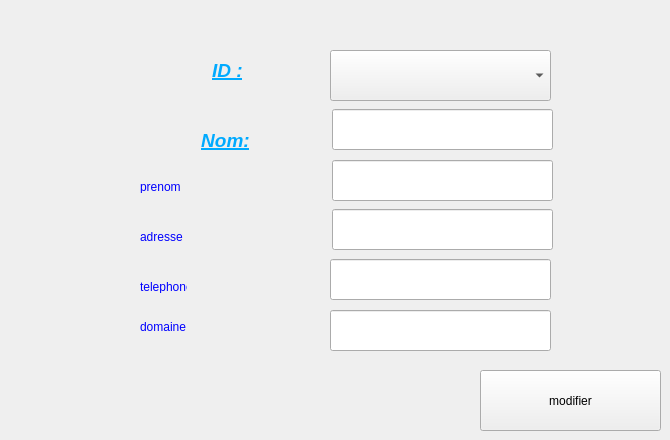
      <widget class="QWidget" name="tab_10">
       <attribute name="title">
        <string>modifier un fournisseur</string>
       </attribute>
       <widget class="QLabel" name="label_15">
        <property name="geometry">
         <rect>
          <x>140</x>
          <y>50</y>
          <width>175</width>
          <height>41</height>
         </rect>
        </property>
        <property name="text">
         <string>&lt;html&gt;&lt;head/&gt;&lt;body&gt;&lt;p align=&quot;center&quot;&gt;&lt;span style=&quot; font-size:14pt; font-weight:600; font-style:italic; text-decoration: underline; color:#00aaff;&quot;&gt;ID :&lt;/span&gt;&lt;/p&gt;&lt;/body&gt;&lt;/html&gt;</string>
        </property>
       </widget>
       <widget class="QLineEdit" name="lineEdit_13">
        <property name="geometry">
         <rect>
          <x>332</x>
          <y>160</y>
          <width>221</width>
          <height>41</height>
         </rect>
        </property>
       </widget>
       <widget class="QLineEdit" name="lineEdit_14">
        <property name="geometry">
         <rect>
          <x>332</x>
          <y>109</y>
          <width>221</width>
          <height>41</height>
         </rect>
        </property>
       </widget>
       <widget class="QLabel" name="label_18">
        <property name="geometry">
         <rect>
          <x>140</x>
          <y>180</y>
          <width>47</width>
          <height>13</height>
         </rect>
        </property>
        <property name="text">
         <string>&lt;font color = blue &gt; prenom</string>
        </property>
       </widget>
       <widget class="QPushButton" name="pushButton_2">
        <property name="geometry">
         <rect>
          <x>480</x>
          <y>370</y>
          <width>181</width>
          <height>61</height>
         </rect>
        </property>
        <property name="text">
         <string>modifier</string>
        </property>
       </widget>
       <widget class="QLabel" name="label_20">
        <property name="geometry">
         <rect>
          <x>140</x>
          <y>120</y>
          <width>171</width>
          <height>41</height>
         </rect>
        </property>
        <property name="text">
         <string>&lt;html&gt;&lt;head/&gt;&lt;body&gt;&lt;p align=&quot;center&quot;&gt;&lt;span style=&quot; font-size:14pt; font-weight:600; font-style:italic; text-decoration: underline; color:#00aaff;&quot;&gt;Nom:&lt;/span&gt;&lt;/p&gt;&lt;/body&gt;&lt;/html&gt;</string>
        </property>
       </widget>
       <widget class="QLabel" name="label_21">
        <property name="geometry">
         <rect>
          <x>140</x>
          <y>230</y>
          <width>47</width>
          <height>13</height>
         </rect>
        </property>
        <property name="text">
         <string>&lt;font color = blue &gt;adresse</string>
        </property>
       </widget>
       <widget class="QLineEdit" name="lineEdit_17">
        <property name="geometry">
         <rect>
          <x>332</x>
          <y>209</y>
          <width>221</width>
          <height>41</height>
         </rect>
        </property>
       </widget>
       <widget class="QLabel" name="label_22">
        <property name="geometry">
         <rect>
          <x>140</x>
          <y>280</y>
          <width>47</width>
          <height>13</height>
         </rect>
        </property>
        <property name="text">
         <string>&lt;font color = blue &gt;telephone</string>
        </property>
       </widget>
       <widget class="QLineEdit" name="lineEdit_18">
        <property name="geometry">
         <rect>
          <x>330</x>
          <y>259</y>
          <width>221</width>
          <height>41</height>
         </rect>
        </property>
       </widget>
       <widget class="QLineEdit" name="lineEdit_19">
        <property name="geometry">
         <rect>
          <x>330</x>
          <y>310</y>
          <width>221</width>
          <height>41</height>
         </rect>
        </property>
       </widget>
       <widget class="QLabel" name="label_23">
        <property name="geometry">
         <rect>
          <x>140</x>
          <y>320</y>
          <width>47</width>
          <height>13</height>
         </rect>
        </property>
        <property name="text">
         <string>&lt;font color = blue &gt;domaine</string>
        </property>
       </widget>
       <widget class="QComboBox" name="comboBox">
        <property name="geometry">
         <rect>
          <x>330</x>
          <y>50</y>
          <width>221</width>
          <height>51</height>
         </rect>
        </property>
       </widget>
      </widget>
